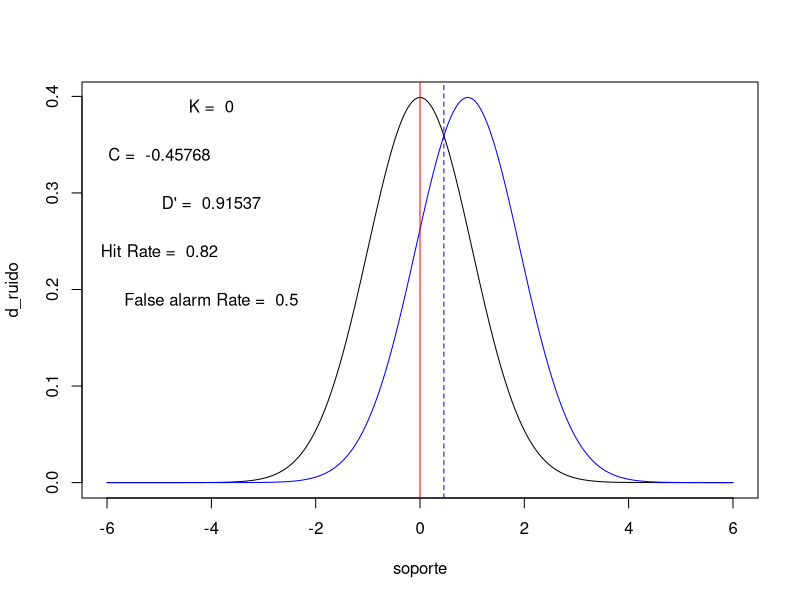

Generate this figure with R:
#Codigo Base para Analisis Parametrico y Graficacion (SDT)
rm(list=ls())  #Limpiamos el espacio de trabajo

#####Datos a graficar#####
h<-123  #Numero crudo de Hits
f<-75   #Numero de Falsas Alarmas
h_rate<-h/150      #Tasa de Hits relativo al total de Ensayos con Se??al
fa_rate<-f/150     #Tasa de Falsas Alarmas relativa al total de Ensayos con Ruido

#####Estimaci??n Param??trica#####
k<-qnorm(1-fa_rate,0,1)   #Calculamos la localizacion del Criterio
d<-qnorm(h_rate,0,1)-qnorm(fa_rate,0,1)     #Calculamos d'
c<-k-(d/2)                                  #Calculamos el Sesgo c
beta<-dnorm(k,d,1)/dnorm(k,0,1)             #Calculamos el Sesgo Beta

soporte <- seq(-6,6,.05)        #Especificamos el Soporte de nuestras distribuciones
d_ruido <- dnorm(soporte,0,1)   #Definimos nuestra distribucion de Ruido de acuerdo a la teoria (Media=0 y DV=1)
d_senal <- dnorm(soporte,d,1)   #Definimos la distribucion de Se??al, con media en d'

plot(soporte,d_ruido,type='l')             #Dibujamos la distribucion de ruido
lines(soporte,d_senal,type='l',col='blue') #Dibujamos la distribucion de Se??al
abline(v=k,col='red')                      #Dibujamos el criterio
abline(v=d/2,col='blue',lty=2)             #Se??alamos la localizacion Optima (sin sesgo) del criterio


d<-round(d,5)   #Redondeamos el valor de d' a 5 decimales para facilitar su representacion
k<-round(k,5)   #Redondeamos el valor del criterio a 5 decimales para facilitar su representacion
c<-round(c,5)   #Redondeamos el valor del Sesgo c a 5 decimales para facilitar su representacion
beta<-round(beta,5) #Redondeamos el valor del Sesgo Beta a 5 decimales para facilitar su representacion

text(-4,0.39,paste("K = ",k))  #Imprimimos la localizacion del criterio 
text(-5,0.34,paste("C = ",c))  #Imprimimos el valor del Sesgo C
text(-4,0.29,paste("D' = ",d)) #Imprimimos el valor de la distancia entre las medias (D')
text(-5,0.24,paste("Hit Rate = ",h_rate))            #Especificamos la Tasa de Hits
text(-4,0.19,paste("False alarm Rate = ",fa_rate))   #Especificamos la Tasa de Falsas Alarmas

